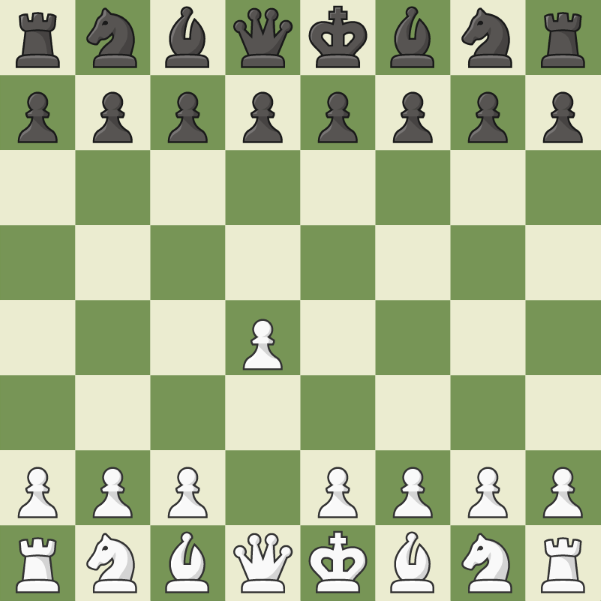
#> input picture tabuleiro2.png, 601 x 601 px
$ python teste.py
#> lines starting #> are read from the running program, lines starting #| are printed output that depends on the picture; after the words box and inside, x2 and y2 are one past the last pixel; in counts of white or black regions, pixels touching at a corner belong together
import cv2
import numpy as np

def preprocess_image(image_path):
    # Carrega a imagem e converte para tons de cinza
    image = cv2.imread(image_path)
    gray = cv2.cvtColor(image, cv2.COLOR_BGR2GRAY)

    # Aplica uma limiarização para binarizar a imagem
    _, binary = cv2.threshold(gray, 100, 255, cv2.THRESH_BINARY)

    # Realiza a detecção de bordas usando Canny
    edges = cv2.Canny(binary, 50, 150)

    return edges, image

def detect_pieces(image):
    # Encontra os contornos na imagem
    contours, _ = cv2.findContours(image.copy(), cv2.RETR_EXTERNAL, cv2.CHAIN_APPROX_SIMPLE)

    # Inicializa uma lista para armazenar os centros das peças
    piece_centers = []

    for contour in contours:
        # Calcula o centro do contorno
        M = cv2.moments(contour)
        if M["m00"] != 0:
            cX = int(M["m10"] / M["m00"])
            cY = int(M["m01"] / M["m00"])
            piece_centers.append((cX, cY))

    return piece_centers

def create_chessboard_matrix(piece_centers, image_shape):
    # Inicializa uma matriz 8x8 com zeros
    chessboard_matrix = np.zeros((8, 8), dtype=int)

    # Itera sobre os centros das peças detectadas
    for center in piece_centers:
        # Calcula a posição da peça no tabuleiro
        row = int(center[1] / (image_shape[0] / 8))
        col = int(center[0] / (image_shape[1] / 8))

        # Marca a posição da peça na matriz do tabuleiro
        chessboard_matrix[row, col] = 1

    return chessboard_matrix

# Função para processar uma segunda imagem e criar uma matriz correspondente
def process_second_image(image_path):
    # Pré-processa a segunda imagem
    processed_image, original_image = preprocess_image(image_path)

    # Detecta as peças na imagem pré-processada
    piece_centers = detect_pieces(processed_image)

    # Cria a matriz do tabuleiro de xadrez
    chessboard_matrix = create_chessboard_matrix(piece_centers, original_image.shape)

    return chessboard_matrix

# Comparação das matrizes e exibição da diferença
def compare_matrices(matrix1, matrix2):
    difference_matrix = matrix1 - matrix2
    return difference_matrix

# Função para exibir a diferença entre as matrizes usando coordenadas de xadrez
def display_difference(difference_matrix):
    print("Movimento realizado:")
    for i in range(difference_matrix.shape[0]):
        for j in range(difference_matrix.shape[1]):
            if difference_matrix[i, j] == 1:
                start_square = f"{chr(ord('a') + j)}{8 - i}"
            elif difference_matrix[i, j] == -1:
                end_square = f"{chr(ord('a') + j)}{8 - i}"
    print(f"De: {start_square} Para: {end_square}")

# Caminho da imagem do tabuleiro de xadrez
image_path = "tabuleiro2.png"

# Pré-processa a primeira imagem e cria a matriz correspondente
processed_image, original_image = preprocess_image(image_path)
#> in preprocess_image, image is the input picture: shape (601, 601, 3); mean B, G, R 144.9, 183.9, 170.8
#> in preprocess_image, `gray = cv2.cvtColor(image, cv2.COLOR_BGR2GRAY)`:
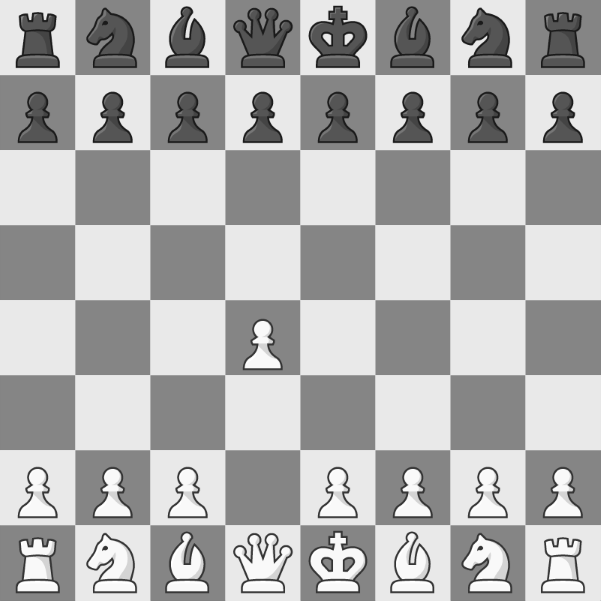
#> gray: shape (601, 601); min 26, max 255, mean 175.8
#> in preprocess_image, `_, binary = cv2.threshold(gray, 100, 255, cv2.THRESH_BINARY)`:
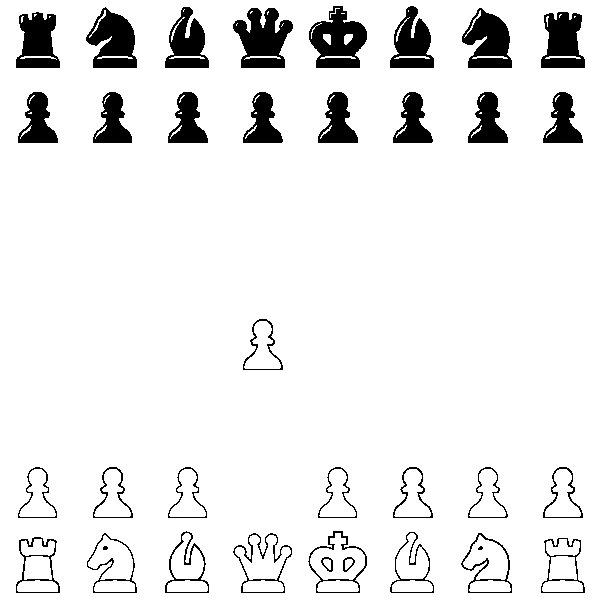
#> binary: shape (601, 601); 91.7% white; 36 black regions (2 under 20 px), largest, box (x1, y1, x2, y2) and area: (233, 8, 293, 68) 2266, (309, 6, 367, 68) 2208, (86, 7, 137, 68) 1981
#> in preprocess_image, `edges = cv2.Canny(binary, 50, 150)`:
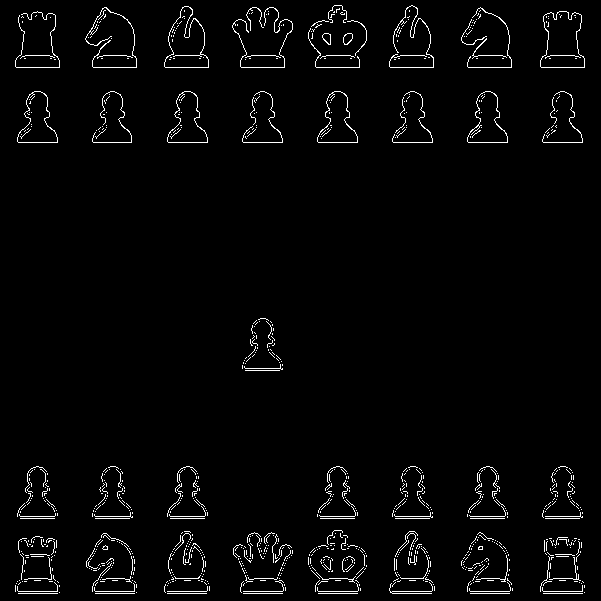
#> edges: shape (601, 601); 2.6% white in thin lines or dots
piece_centers = detect_pieces(processed_image)
#> in detect_pieces, `contours, _ = cv2.findContours(image.copy(), cv2.RETR_EXTERNAL, cv2.CH..`: contours = 923 contours, 914 with area under 20; largest, box (x1, y1, x2, y2) and area: (540, 11, 585, 68) 1870, (164, 6, 209, 68) 1701, (317, 91, 358, 143) 1220, (17, 91, 58, 143) 1220, (167, 91, 208, 143) 1219
#> the loop in detect_pieces, `for contour in contours:` made 923 passes
#> (cX, cY) on passes 18, 33, 38, 43, 83, 86, 87, 89, 95, 99, 100, 113: (581, 590), (133, 590), (390, 591), (56, 590), (507, 579), (201, 578), (425, 578), (172, 578), (128, 580), (245, 579), (192, 577), (347, 579)
#> cX on pass 488: 430
#> after the loop in detect_pieces, `for contour in contours:`: piece_centers = 103 pairs, first value 29 to 581, second value 9 to 591
chessboard_matrix = create_chessboard_matrix(piece_centers, original_image.shape)
#> the loop in create_chessboard_matrix, `for center in piece_centers:` made 103 passes
#> (center, row, col) on passes 1 to 12: ((581, 590), 7, 7), ((133, 590), 7, 1), ((390, 591), 7, 5), ((56, 590), 7, 0), ((507, 579), 7, 6), ((201, 578), 7, 2), ((425, 578), 7, 5), ((172, 578), 7, 2), ((128, 580), 7, 1), ((245, 579), 7, 3), ((192, 577), 7, 2), ((347, 579), 7, 4)

# Exibe a matriz correspondente à primeira imagem
print("Matriz correspondente à primeira imagem:")
print(chessboard_matrix)
#| [[1 1 1 1 1 1 1 1]
#|  [1 1 1 1 1 1 1 1]
#|  [0 0 0 0 0 0 0 0]
#|  [0 0 0 0 0 0 0 0]
#|  [0 0 0 1 0 0 0 0]
#|  [0 0 0 0 0 0 0 0]
#|  [1 1 1 0 1 1 1 1]
#|  [1 1 1 1 1 1 1 1]]
print()

# Caminho da segunda imagem do tabuleiro de xadrez
second_image_path = "tabuleiro.png"

# Processa a segunda imagem e cria a matriz correspondente
second_chessboard_matrix = process_second_image(second_image_path)
#> call 2 of preprocess_image, with image_path = 'tabuleiro.png'
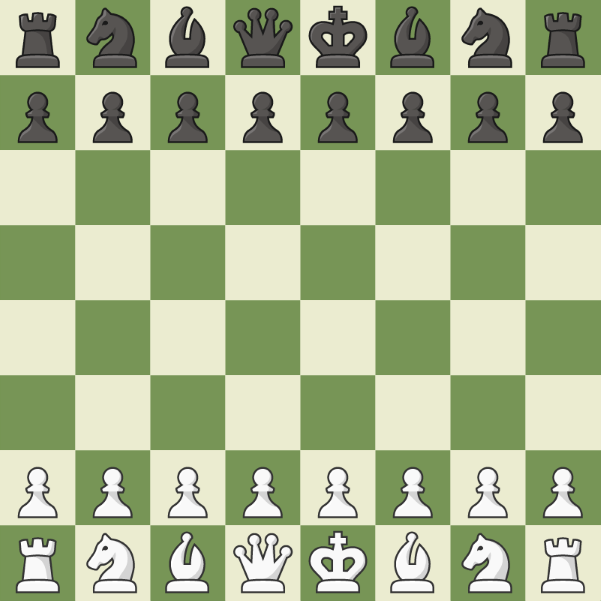
#> input picture tabuleiro.png, 601 x 601 px
#> in preprocess_image, image is the input picture: shape (601, 601, 3); mean B, G, R 144.9, 183.9, 170.8
#> in preprocess_image (call 2), `_, binary = cv2.threshold(gray, 100, 255, cv2.THRESH_BINARY)`:
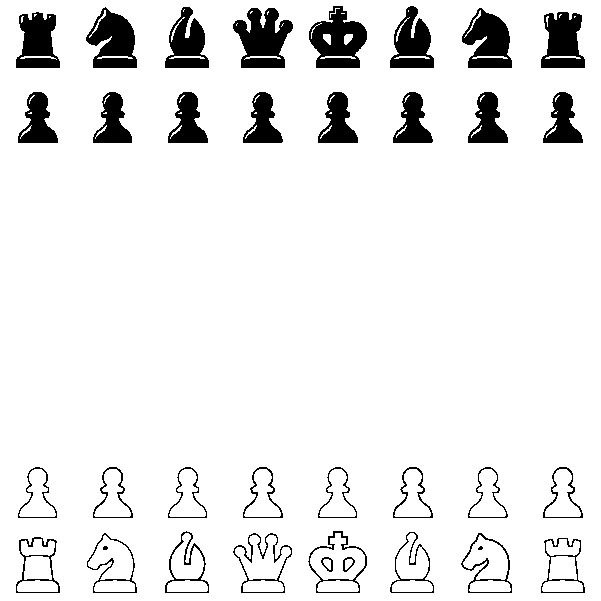
#> binary: shape (601, 601); 91.7% white; 36 black regions (2 under 20 px), largest, box (x1, y1, x2, y2) and area: (233, 8, 293, 68) 2266, (309, 6, 367, 68) 2208, (86, 7, 137, 68) 1981
#> in preprocess_image (call 2), `edges = cv2.Canny(binary, 50, 150)`:
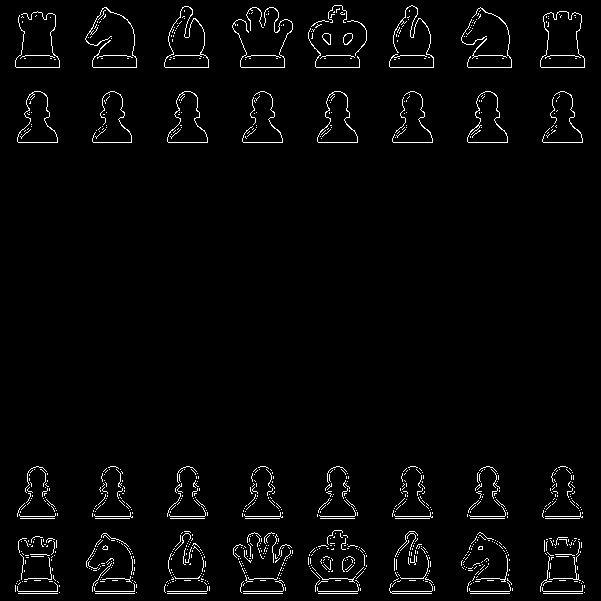
#> edges: shape (601, 601); 2.6% white in thin lines or dots
#> the loop in detect_pieces (call 2), `for contour in contours:` made 923 passes
#> the loop in create_chessboard_matrix (call 2), `for center in piece_centers:` made 103 passes

# Exibe a matriz correspondente à segunda imagem
print("Matriz correspondente à segunda imagem:")
print(second_chessboard_matrix)
#| [[1 1 1 1 1 1 1 1]
#|  [1 1 1 1 1 1 1 1]
#|  [0 0 0 0 0 0 0 0]
#|  [0 0 0 0 0 0 0 0]
#|  [0 0 0 0 0 0 0 0]
#|  [0 0 0 0 0 0 0 0]
#|  [1 1 1 1 1 1 1 1]
#|  [1 1 1 1 1 1 1 1]]
print()

# Comparação das matrizes
difference_matrix = compare_matrices(chessboard_matrix, second_chessboard_matrix)

# Exibição da diferença entre as matrizes usando coordenadas de xadrez
display_difference(difference_matrix)
